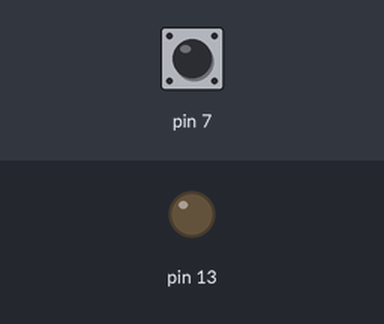
Simulated run of this sketch. Board: Arduino Uno, built with avr-gcc and run on an emulated ATmega328P. On the bench: output pins drawn as LEDs (lit = HIGH). Dashed ring = blinking. Inputs (shaded band) come from the test bench; at power-on: pin 7 HIGH.

Above: at 5.0 s.
5.1 s: pin 7 pulled LOW for 0.15 s
At 5.3 s:
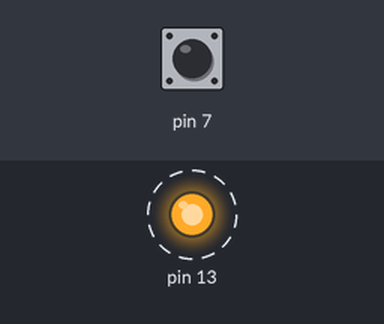
6.8 s: pin 7 pulled LOW for 3.2 s
At 10.05 s:
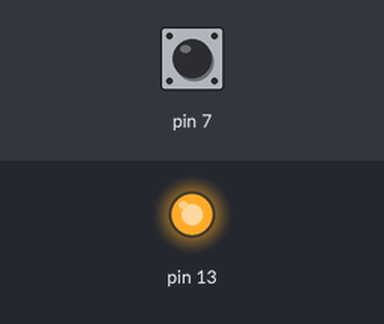
Timing chart, 0 to 11.6 s (numbered marks = the images above; inputs shaded):
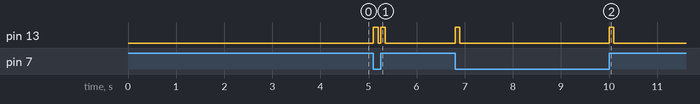

The sketch:

interrupt_c.ino
```cpp
#include <avr/io.h>
#include <avr/interrupt.h>
#include <util/delay.h>

int main(){
  DDRB = 0x20;       //portB5 en sortie
  PORTB &=~ 0x20;       //portB5 <- 0
  DDRD &=~ 0x80;    //portD7 en entree
  PORTD = 0x80;   //activer pull-up
  /**********interrupt**********/
  cli();
  PCICR = 0x04;    //100 PCIE2
  PCMSK2 = 0x80;        //PCINT23
  sei();

  while(1){

  }

  return 0;
}

ISR(PCINT2_vect){
  PORTB |= 0x20;
  _delay_ms(100);
  PORTB &=~ 0x20;
}
```

Measured:
- after the input at 5.1 s, pin 13: alternates HIGH for 0.10 s and LOW for 0.05 s, 4 changes in all, then stays LOW, starting at once
- after the input at 6.8 s, pin 13: alternates HIGH for 0.10 s and LOW for 3.1 s, 4 changes in all, then stays LOW, starting at once
